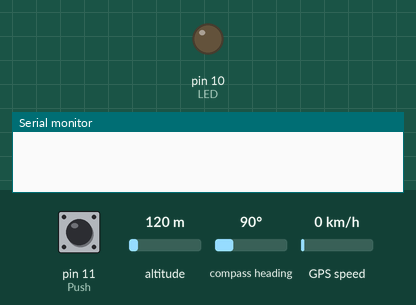
The sketch below on a simulated Arduino Uno, built with avr-gcc and run on an emulated ATmega328P. Shown: output pins drawn as LEDs (lit = HIGH), the last lines printed to the serial monitor. The test bench sets the inputs (shaded band); at power-on: pin 11 (Push) LOW, altitude 120 m, compass heading 90°, GPS speed 0 km/h. The GPS gets a fix after 3 s at 37.7749, -122.4194 with 8 satellites; the modem accepts every AT command (registered, SIM ready, sends succeed) and sends nothing else.

Above: at 3.2 s.
3.3 s: pin 11 (Push) pulled HIGH for 3.2 s
At 7.4 s:
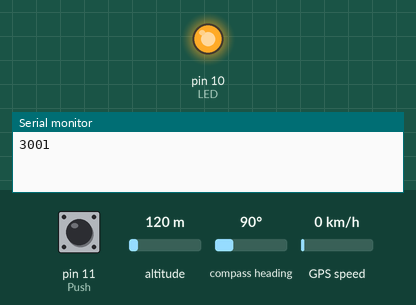
Timing chart, 0 to 8.9 s (numbered marks = the images above; inputs shaded):
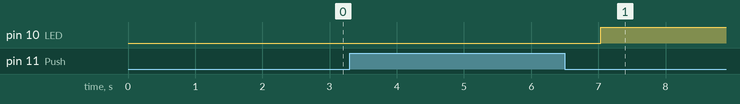

The sketch:

bot_n_de_p_nico_alan.ino
```cpp
#include <TinyGPS++.h> //Paquetería para extraer información del GPS
#include <SoftwareSerial.h> //Paquetería para poner pines digitales como Rx y/o Tx

static const uint32_t GPSBaud = 9600; //velocidad de transmisión del GPS
//static const uint32_t GSMBaud = 115200; // velocidad de transmisión del GSM

// The TinyGPS++ object
TinyGPSPlus gps; //defino gps para usar paqueteria

// The serial connection to the GPS device
SoftwareSerial ss(5, 6); // TX, RX

// The serial connection to the GSM device
SoftwareSerial sim(2, 3); // TX, RX


int LED = 10;
int Push = 11;

int PushActual = 0;     // estado actual del botón
int PushViejo = 0; // estado anterior del botón
unsigned long T1 = 0;    // El tiempo en que el botón se presionó
unsigned long T2 = 0;      // El tiempo en que se dejó de presionar
unsigned long DT = 0;        // El tiempo total en que el botón fue presionado

unsigned long R = 0;     //Tiempo en el que se repetira el tiempo de envio de mensaje
unsigned long TV = 0;     //Tiempo anterior

int LEDestado = 0;


void setup() {

  pinMode(LED,OUTPUT);
  pinMode(Push,INPUT);

  sim.begin(115200); //inicio comunicación con el GSM
  delay(1000);
  Serial.begin(9600); //COMUNICACIÓN CON EL MONITOR SERIAL
  delay(1000);
  ss.begin(GPSBaud); //inicio comunicación con el GPS

}

void loop() {

  while (ss.available() > 0) //Verificamos si el módulo gps está enviando datos
  if (gps.encode(ss.read())) //Y los leemos

  PushActual = digitalRead(Push); //Estado del push buttom

  tiempo(); //Función tiempo

  if (2925 < DT && DT < 5113){ //Si el botón se presiona entre 2.9 y 5.1 segundos

    if (LEDestado == 0){ //Si el sistema estaba apagado
      digitalWrite(LED,HIGH); //Ahora lo prende
      LEDestado = 1; //Me cambia el estado del sistema a prendido
      R = 0;
    }
  }
  else if (6104 < DT && DT < 10722){ //Si el botón se presionó entre 6.1 y 10.7 segundos
    if (LEDestado == 1){ //Si el sistema estaba prendido
      digitalWrite(LED,LOW); //Ahora lo apaga
      LEDestado = 0; //Cambia el estado del sistema a apagado
    }
  }
  PushViejo = PushActual; //Cambia el estado del botón

  unsigned long TA = millis();     //Tiempo actual
  unsigned long TT = TA - TV;  //Resta del tiempo actual y el viejo.

  if (TT >= R && LEDestado == 1){
    EnvioSMS();
    TV = TA;
    R = 180000;
  }
}


void tiempo(){
    if (PushActual != PushViejo){ //Si el estado del Push cambia
    if (PushActual == HIGH){ //Si esta presionado el Push
      T1 = millis(); //Me toma el tiempo en que fue presionado el Push
    }
    else{
      T2 = millis(); //Me toma el tiempo en que fue liberado el Push
      DT = T2-T1; //La diferencia entre T1 y T2 me dara el tiempo en que el Push estuvo presionado
      Serial.println(DT);
      }
   }
}


void EnvioSMS(){
  sim.print("AT+CMGF=1\r");    //El envío del SMS en modo texto
  delay(100);
  sim.println("AT+CMGS =\"55\""); //Número de teléfono de destino
  delay(100);
  sim.print("https://maps.google.com/maps?q=");//Colocamos la url de google maps
  sim.print(gps.location.lat(), 6);//Obtemos los datos de latitud del módulo gps y se lo enviamos al módulo gsm
  sim.print("+");
  sim.print(gps.location.lng(), 6);//Obtemos los datos de longitud del módulo gps y se lo enviamos al módulo gsm
  delay(100);
  sim.println((char)26);//El código ASCII del ctrl + z es 26
  delay(100);
  sim.println();
  delay(1000);
  Serial.println("Mensaje enviado");
}


void displayInfo()
{
  Serial.print(F("Ubicación: ")); //Imprime la palabra ubicación
  if (gps.location.isValid()) //Si el GPS me esta mandando info de ubicacion
  {
    Serial.print(F("https://maps.google.com/maps?q=")); //Imprime el incio del LINK a google maps
    Serial.print(gps.location.lat(), 6); //Me toma la latitud
    Serial.print(F("+"));
    Serial.print(gps.location.lng(), 6); //Me toma la longitud y crea así el link a maps
  }
  else
  {
    Serial.print(F("INVALID")); //Si no hay nada lo marca como inválido
  }

  Serial.print(F(" GMT Date/Time: ")); //Me toma la fecha en GMT
  if (gps.date.isValid()) //Si el GPS me esta mandando info de la fecha
  {
    Serial.print(gps.date.day());
    Serial.print(F("/"));
    Serial.print(gps.date.month());
    Serial.print(F("/"));
    Serial.print(gps.date.year());
  }
  else
  {
    Serial.print(F("INVALID")); //Si no hay nada lo marca como inválido
  }

  Serial.print(F(" "));
  if (gps.time.isValid()) //Me toma la hora
  {
    if (gps.time.hour() < 10) Serial.print(F("0"));
    Serial.print(gps.time.hour());
    Serial.print(F(":"));
    if (gps.time.minute() < 10) Serial.print(F("0"));
    Serial.print(gps.time.minute());
    Serial.print(F(":"));
    if (gps.time.second() < 10) Serial.print(F("0"));
    Serial.print(gps.time.second());
  }
  else
  {
    Serial.print(F("INVALID"));
  }

  Serial.println();
}
```

Measured:
- after the input at 3.3 s, pin 10 (LED): LOW → HIGH after 3.7 s
